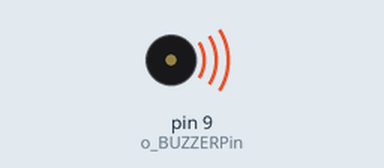
Simulated run of this sketch. Board: Arduino Uno, built with avr-gcc and run on an emulated ATmega328P. Shown: buzzer (waves = sounding).

Above: at 0.1 s.
Timing chart, 0 to 3.0 s (numbered marks = the images above):
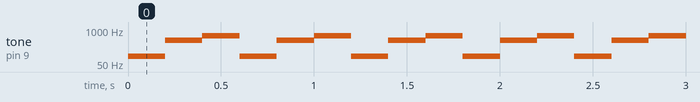

Measured:
- by itself, tone on pin 9 (o_BUZZERPin): repeats every 0.60 s: 400 Hz 0.20 s, 600 Hz 0.20 s, 100 Hz 0.20 s

The sketch:

buzzer_interfacing_with_arduino1.ino
```cpp
//C++ Code

int o_BUZZERPin = 9;

//Initialization
void setup() {
  pinMode(o_BUZZERPin, OUTPUT);
}


//loop which repeats
void loop() {
  //100 Hz
  tone(o_BUZZERPin,100);
  delay(200);
  //400 Hz
  tone(o_BUZZERPin,400);
  delay(200);
  tone(o_BUZZERPin,600);
  delay(200);
  //noTone(o_BUZZERPin);
  //delay(2000);
}
```
